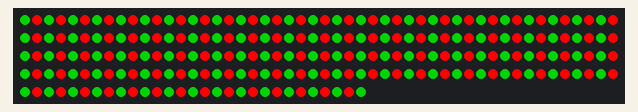
Bench run of a sketch on a simulated Arduino Uno, built with avr-gcc and run on an emulated ATmega328P. On the bench: 229 RGB LEDs in strip order, left to right, continuing on the next row.

Above: at 0.1 s.
At 1.1 s:
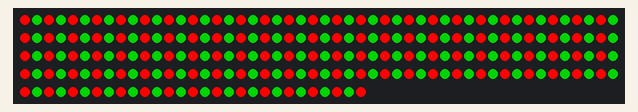

The sketch:

christmas.ino
```cpp
#include <FastLED.h>

#define NUM_LEDS 229
#define LED_PIN 7

CRGB leds[NUM_LEDS];
bool toggleState = true;

void setup()
{
	FastLED.addLeds<NEOPIXEL, LED_PIN>(leds, NUM_LEDS);
}

void loop()
{
	if (toggleState)
	{
		for (int i = 0; i < NUM_LEDS; i++)
		{
			leds[i] = (i % 2 == 0) ? CRGB::Green : CRGB::Red;
		}
	}
	else
	{
		for (int i = 0; i < NUM_LEDS; i++)
		{
			leds[i] = (i % 2 == 0) ? CRGB::Red : CRGB::Green;
		}
	}

	toggleState = !toggleState;
	FastLED.show();
	delay(1000);
}
```

Measured:
- what the display in image 1 shows lasts 1.0 s, from 1.0 s to 2.0 s
